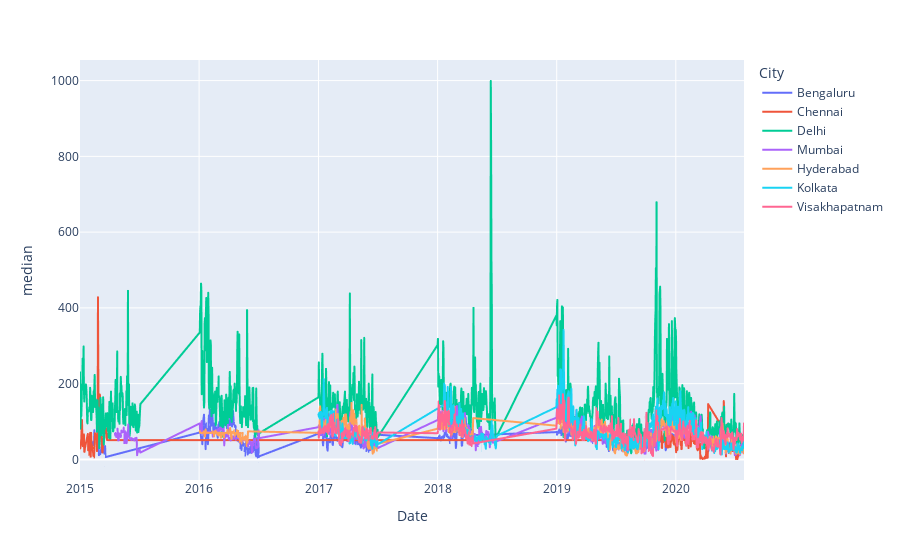

The code cell stored with this chart in its notebook:
### Code cell
df10=df[df['Specie'].isin(['pm10'])]
px.line(df10,'Date','median',color='City')

### Figure 1 — Plotly figure (JSON) as saved in the notebook; plotly's stock layout.template omitted (floating-point values rounded to 4 significant figures; data arrays with more than 128 entries replaced by an {"elided": "..."} marker saying what was removed)
{"data": [{"hovertemplate": "City=Bengaluru<br>Date=%{x}<br>median=%{y}<extra></extra>", "legendgroup": "Bengaluru", "line": {"color": "#636efa", "dash": "solid"}, "mode": "lines", "name": "Bengaluru", "showlegend": true, "type": "scattergl", "x": {"elided": "1084 str values"}, "xaxis": "x", "y": {"elided": "1084 int values"}, "yaxis": "y"}, {"hovertemplate": "City=Chennai<br>Date=%{x}<br>median=%{y}<extra></extra>", "legendgroup": "Chennai", "line": {"color": "#EF553B", "dash": "solid"}, "mode": "lines", "name": "Chennai", "showlegend": true, "type": "scattergl", "x": {"elided": "254 str values"}, "xaxis": "x", "y": {"elided": "254 int values"}, "yaxis": "y"}, {"hovertemplate": "City=Delhi<br>Date=%{x}<br>median=%{y}<extra></extra>", "legendgroup": "Delhi", "line": {"color": "#00cc96", "dash": "solid"}, "mode": "lines", "name": "Delhi", "showlegend": true, "type": "scattergl", "x": {"elided": "1322 str values"}, "xaxis": "x", "y": {"elided": "1322 int values"}, "yaxis": "y"}, {"hovertemplate": "City=Mumbai<br>Date=%{x}<br>median=%{y}<extra></extra>", "legendgroup": "Mumbai", "line": {"color": "#ab63fa", "dash": "solid"}, "mode": "lines", "name": "Mumbai", "showlegend": true, "type": "scattergl", "x": {"elided": "1205 str values"}, "xaxis": "x", "y": {"elided": "1205 int values"}, "yaxis": "y"}, {"hovertemplate": "City=Hyderabad<br>Date=%{x}<br>median=%{y}<extra></extra>", "legendgroup": "Hyderabad", "line": {"color": "#FFA15A", "dash": "solid"}, "mode": "lines", "name": "Hyderabad", "showlegend": true, "type": "scattergl", "x": {"elided": "1021 str values"}, "xaxis": "x", "y": {"elided": "1021 int values"}, "yaxis": "y"}, {"hovertemplate": "City=Kolkata<br>Date=%{x}<br>median=%{y}<extra></extra>", "legendgroup": "Kolkata", "line": {"color": "#19d3f3", "dash": "solid"}, "mode": "lines", "name": "Kolkata", "showlegend": true, "type": "scattergl", "x": {"elided": "919 str values"}, "xaxis": "x", "y": {"elided": "919 int values"}, "yaxis": "y"}, {"hovertemplate": "City=Visakhapatnam<br>Date=%{x}<br>median=%{y}<extra></extra>", "legendgroup": "Visakhapatnam", "line": {"color": "#FF6692", "dash": "solid"}, "mode": "lines", "name": "Visakhapatnam", "showlegend": true, "type": "scattergl", "x": {"elided": "837 str values"}, "xaxis": "x", "y": {"elided": "837 int values"}, "yaxis": "y"}], "layout": {"autosize": true, "legend": {"title": {"text": "City"}, "tracegroupgap": 0}, "margin": {"t": 60}, "xaxis": {"anchor": "y", "autorange": true, "domain": [0, 1], "range": ["2015-01-01", "2020-07-28"], "title": {"text": "Date"}, "type": "date"}, "yaxis": {"anchor": "x", "autorange": true, "domain": [0, 1], "range": [-54.44, 1054.0], "title": {"text": "median"}, "type": "linear"}}}
